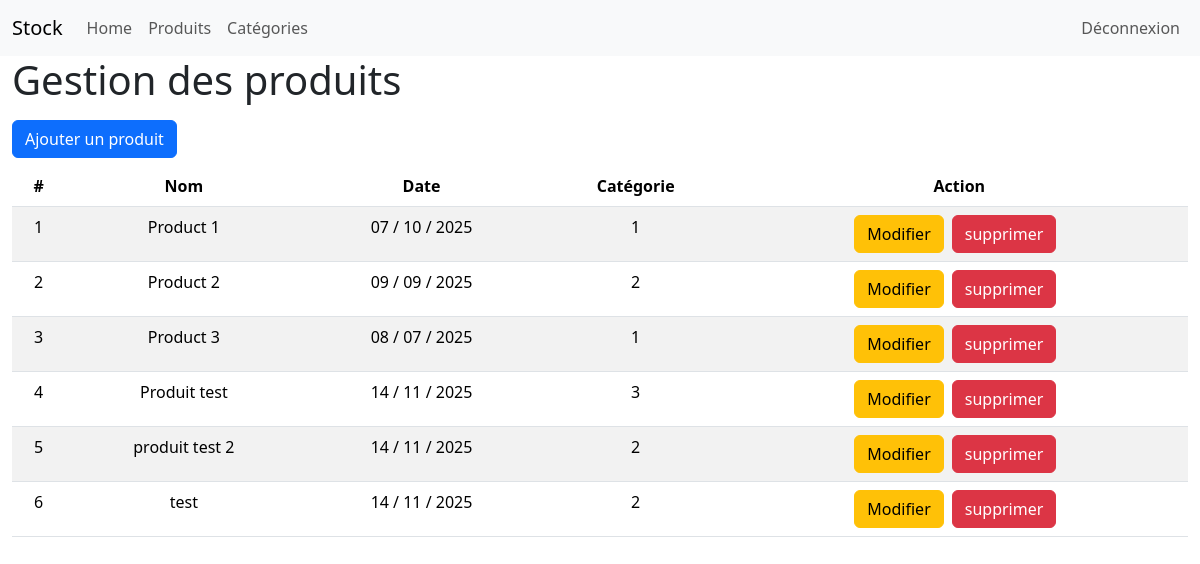
The app's page /admin/products.php (signed in) with its own data.
### tables this page shows
CREATE TABLE IF NOT EXISTS `products` (
  `id` int NOT NULL AUTO_INCREMENT,
  `name` varchar(100) NOT NULL,
  `date` date NOT NULL,
  `category` int NOT NULL,
  `description` text NOT NULL,
  `cover` varchar(255) NOT NULL,
  PRIMARY KEY (`id`)
);

### admin/products.php (the view, shortened to what this page needs)
<?php
    require "../config/connexion.php";
?>
<!DOCTYPE html>
<html lang="en">
<head>
    <link href="https://cdn.jsdelivr.net/npm/bootstrap@5.3.8/dist/css/bootstrap.min.css" rel="stylesheet">
    <link rel="stylesheet" href="style.css">
</head>
<body>
    <?php
        include("partials/nav.php");
    ?>
    <div class="container-fluid">
        <h1>Gestion des produits</h1>
        <a href="addProduct.php" class="btn btn-primary my-2">Ajouter un produit</a>
        <table class="table table-striped">
            <thead>
                <tr class="text-center">
                    <th>#</th>
                    <th>Nom</th>
                    <th>Date</th>
                    <th>Catégorie</th>
                    <th>Action</th>
                </tr>
            </thead>
            <tbody>
                <?php
                    $products = $bdd->query("SELECT id, name, category, DATE_FORMAT(date,'%d / %m / %Y') AS mydate FROM products");
                    while($donProd = $products->fetch())
                    {
                        echo '<tr class="text-center">';
                            echo '<td>'.$donProd['id'].'</td>';
                            echo '<td>'.$donProd['name'].'</td>';
                            echo '<td>'.$donProd['mydate'].'</td>';
                            echo '<td>'.$donProd['category'].'</td>';
                            echo '<td>';
                                echo '<a href="updateProduct.php?id='.$donProd['id'].'" class="btn btn-warning">Modifier</a>';
                                echo '<button type="button" class="btn btn-danger mx-2" data-bs-toggle="modal" data-bs-target="#deleteModal'.$donProd['id'].'">
  supprimer
</button>';
                            echo '</td>';
                        echo '</tr>';
                    }
                ?>
            </tbody>
        </table>
    </div>
</body>
</html>

### admin/partials/nav.php (shortened to what this page needs)
<nav class="navbar navbar-expand-lg bg-body-tertiary">
  <div class="container-fluid">
    <a class="navbar-brand" href="../index.php" target="_blank">Stock</a>
    <div class="collapse navbar-collapse" id="navbarNav">
      <ul class="navbar-nav">
        <li class="nav-item">
          <a class="nav-link" href="dashboard.php">Home</a>
        </li>
        <li class="nav-item">
          <a class="nav-link" href="products.php">Produits</a>
        </li>
        <li class="nav-item">
          <a class="nav-link" href="categories.php">Catégories</a>
        </li>
      </ul>
      <ul class="navbar-nav ms-auto">
        <li>
          <a href="dashboard.php?deco=ok" class="nav-link">Déconnexion</a>
        </li>
      </ul>
    </div>
  </div>
</nav>

### records on screen
products: id "1", name "Product 1", mydate "07 / 10 / 2025", category "1"
products: id "2", name "Product 2", mydate "09 / 09 / 2025", category "2"
products: id "3", name "Product 3", mydate "08 / 07 / 2025", category "1"
products: id "4", name "Produit test", mydate "14 / 11 / 2025", category "3"
products: id "5", name "produit test 2", mydate "14 / 11 / 2025", category "2"
products: id "6", name "test", mydate "14 / 11 / 2025", category "2"
